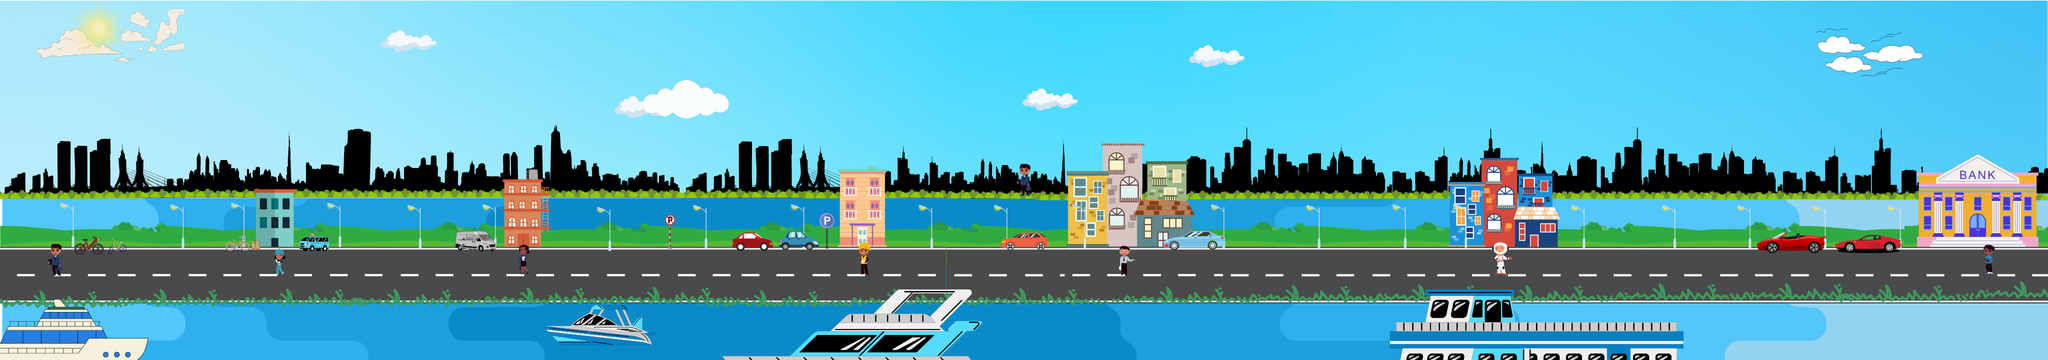

A level layout from a 2D game, rendered from its tile map. Below: a short description, then the map file with tile-grid data replaced by summaries:
An orthogonal 256x45 tile map with 16x16 px tiles, 1 tile layer (Tile Layer 1) and 7 objects.

<map version="1.9" tiledversion="1.9.2" orientation="orthogonal" renderorder="right-down" width="256" height="45" tilewidth="16" tileheight="16" infinite="0" nextlayerid="3" nextobjectid="8">
 <tileset firstgid="1" name="cityBackground" tilewidth="16" tileheight="16" tilecount="11520" columns="256">
  <image source="../images/cityBackground.png" width="4096" height="720" />
 </tileset>
 <layer id="1" name="Tile Layer 1" width="256" height="45">
  <data>[11520 cells, 11520 non-empty, 11520 distinct tile ids]</data>
 </layer>
 <objectgroup id="2" name="Friends">
  <object id="1" x="135.5" y="499" width="43.5" height="113.5" />
  <object id="2" x="545.5" y="494.5" width="47.5" height="114" />
  <object id="3" x="1034" y="496" width="53" height="110.5" />
  <object id="4" x="1714" y="491.5" width="55.5" height="114.5" />
  <object id="5" x="2234" y="493" width="50.5" height="151.5" />
  <object id="6" x="2991" y="501" width="55" height="140.5" />
  <object id="7" x="3805" y="502" width="50.5" height="138.5" />
 </objectgroup>
</map>